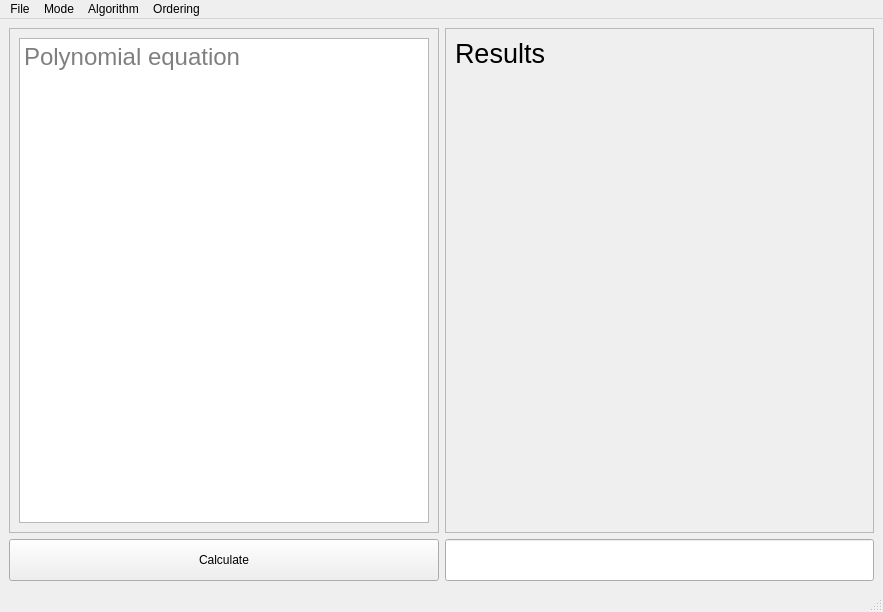
<?xml version="1.0" encoding="UTF-8"?>
<ui version="4.0">
 <class>Interface</class>
 <widget class="QMainWindow" name="Interface">
  <property name="geometry">
   <rect>
    <x>0</x>
    <y>0</y>
    <width>883</width>
    <height>612</height>
   </rect>
  </property>
  <property name="windowTitle">
   <string>Interface</string>
  </property>
  <widget class="QWidget" name="centralwidget">
   <property name="sizePolicy">
    <sizepolicy hsizetype="Expanding" vsizetype="Expanding">
     <horstretch>0</horstretch>
     <verstretch>0</verstretch>
    </sizepolicy>
   </property>
   <layout class="QVBoxLayout" name="verticalLayout">
    <item>
     <layout class="QGridLayout" name="gridLayout">
      <property name="sizeConstraint">
       <enum>QLayout::SetMinAndMaxSize</enum>
      </property>
      <item row="1" column="1">
       <widget class="QLineEdit" name="modInput">
        <property name="sizePolicy">
         <sizepolicy hsizetype="Expanding" vsizetype="Expanding">
          <horstretch>0</horstretch>
          <verstretch>1</verstretch>
         </sizepolicy>
        </property>
        <property name="text">
         <string/>
        </property>
        <property name="readOnly">
         <bool>true</bool>
        </property>
        <property name="placeholderText">
         <string/>
        </property>
       </widget>
      </item>
      <item row="0" column="0">
       <widget class="QScrollArea" name="leftScroll">
        <property name="widgetResizable">
         <bool>true</bool>
        </property>
        <widget class="QWidget" name="scrollAreaWidgetContents">
         <property name="geometry">
          <rect>
           <x>0</x>
           <y>0</y>
           <width>427</width>
           <height>498</height>
          </rect>
         </property>
         <property name="sizePolicy">
          <sizepolicy hsizetype="Expanding" vsizetype="Expanding">
           <horstretch>0</horstretch>
           <verstretch>0</verstretch>
          </sizepolicy>
         </property>
         <layout class="QGridLayout" name="gridLayout_2">
          <item row="0" column="0">
           <widget class="QTextEdit" name="systemInput">
            <property name="sizePolicy">
             <sizepolicy hsizetype="Expanding" vsizetype="Expanding">
              <horstretch>0</horstretch>
              <verstretch>12</verstretch>
             </sizepolicy>
            </property>
            <property name="font">
             <font>
              <pointsize>18</pointsize>
             </font>
            </property>
            <property name="placeholderText">
             <string>Polynomial equation</string>
            </property>
           </widget>
          </item>
         </layout>
        </widget>
       </widget>
      </item>
      <item row="1" column="0">
       <widget class="QPushButton" name="calculateBtn">
        <property name="sizePolicy">
         <sizepolicy hsizetype="Minimum" vsizetype="Expanding">
          <horstretch>0</horstretch>
          <verstretch>1</verstretch>
         </sizepolicy>
        </property>
        <property name="text">
         <string>Calculate</string>
        </property>
       </widget>
      </item>
      <item row="0" column="1">
       <widget class="QScrollArea" name="rightScroll">
        <property name="sizePolicy">
         <sizepolicy hsizetype="Expanding" vsizetype="Expanding">
          <horstretch>0</horstretch>
          <verstretch>12</verstretch>
         </sizepolicy>
        </property>
        <property name="widgetResizable">
         <bool>true</bool>
        </property>
        <widget class="QWidget" name="scrollAreaWidgetContents_2">
         <property name="geometry">
          <rect>
           <x>0</x>
           <y>0</y>
           <width>426</width>
           <height>498</height>
          </rect>
         </property>
         <property name="sizePolicy">
          <sizepolicy hsizetype="Expanding" vsizetype="Expanding">
           <horstretch>0</horstretch>
           <verstretch>0</verstretch>
          </sizepolicy>
         </property>
         <layout class="QGridLayout" name="gridLayout_3">
          <item row="0" column="0">
           <widget class="QLabel" name="outputLabel">
            <property name="sizePolicy">
             <sizepolicy hsizetype="Expanding" vsizetype="Expanding">
              <horstretch>0</horstretch>
              <verstretch>0</verstretch>
             </sizepolicy>
            </property>
            <property name="font">
             <font>
              <pointsize>20</pointsize>
             </font>
            </property>
            <property name="mouseTracking">
             <bool>true</bool>
            </property>
            <property name="tabletTracking">
             <bool>false</bool>
            </property>
            <property name="layoutDirection">
             <enum>Qt::LeftToRight</enum>
            </property>
            <property name="autoFillBackground">
             <bool>true</bool>
            </property>
            <property name="text">
             <string>Results</string>
            </property>
            <property name="alignment">
             <set>Qt::AlignLeading|Qt::AlignLeft|Qt::AlignTop</set>
            </property>
            <property name="margin">
             <number>10</number>
            </property>
           </widget>
          </item>
         </layout>
        </widget>
       </widget>
      </item>
     </layout>
    </item>
   </layout>
  </widget>
  <widget class="QMenuBar" name="menubar">
   <property name="geometry">
    <rect>
     <x>0</x>
     <y>0</y>
     <width>883</width>
     <height>22</height>
    </rect>
   </property>
   <widget class="QMenu" name="menuFile">
    <property name="title">
     <string>File</string>
    </property>
    <addaction name="quitAction"/>
   </widget>
   <widget class="QMenu" name="menuField">
    <property name="title">
     <string>Mode</string>
    </property>
    <addaction name="actionEquationGF2N"/>
    <addaction name="actionSystemGF2N"/>
    <addaction name="actionSystemZn"/>
   </widget>
   <widget class="QMenu" name="menu">
    <property name="title">
     <string>Algorithm</string>
    </property>
    <addaction name="actionBuch"/>
    <addaction name="actionBuchI"/>
   </widget>
   <widget class="QMenu" name="menu_2">
    <property name="title">
     <string>Ordering</string>
    </property>
    <addaction name="actionLEX"/>
    <addaction name="actionINVLEX"/>
    <addaction name="actionGRLEX"/>
    <addaction name="actionGREVLEX"/>
   </widget>
   <addaction name="menuFile"/>
   <addaction name="menuField"/>
   <addaction name="menu"/>
   <addaction name="menu_2"/>
  </widget>
  <widget class="QStatusBar" name="statusbar"/>
  <action name="quitAction">
   <property name="text">
    <string>Quit</string>
   </property>
   <property name="toolTip">
    <string>Quit</string>
   </property>
  </action>
  <action name="actionEquationGF2N">
   <property name="checkable">
    <bool>true</bool>
   </property>
   <property name="checked">
    <bool>true</bool>
   </property>
   <property name="text">
    <string>Equation, GF(2^n)</string>
   </property>
   <property name="toolTip">
    <string>Help to solve polynomial equation in GF(2^N)</string>
   </property>
  </action>
  <action name="actionSystemZn">
   <property name="checkable">
    <bool>true</bool>
   </property>
   <property name="text">
    <string>System, Z_n</string>
   </property>
   <property name="toolTip">
    <string>Find Grobner basis of system of polynomials over Z_n field (or ring)</string>
   </property>
  </action>
  <action name="actionBuch">
   <property name="checkable">
    <bool>true</bool>
   </property>
   <property name="checked">
    <bool>true</bool>
   </property>
   <property name="text">
    <string>Buchberger</string>
   </property>
   <property name="toolTip">
    <string>Buchberger regular algorithm</string>
   </property>
  </action>
  <action name="actionBuchI">
   <property name="checkable">
    <bool>true</bool>
   </property>
   <property name="text">
    <string>Buchberger improved</string>
   </property>
   <property name="toolTip">
    <string>Buchberger improved algorithm</string>
   </property>
  </action>
  <action name="actionLEX">
   <property name="checkable">
    <bool>true</bool>
   </property>
   <property name="checked">
    <bool>true</bool>
   </property>
   <property name="enabled">
    <bool>true</bool>
   </property>
   <property name="text">
    <string>LEX</string>
   </property>
   <property name="visible">
    <bool>true</bool>
   </property>
  </action>
  <action name="actionINVLEX">
   <property name="checkable">
    <bool>true</bool>
   </property>
   <property name="text">
    <string>INVLEX</string>
   </property>
  </action>
  <action name="actionGRLEX">
   <property name="checkable">
    <bool>true</bool>
   </property>
   <property name="text">
    <string>GRLEX</string>
   </property>
  </action>
  <action name="actionGREVLEX">
   <property name="checkable">
    <bool>true</bool>
   </property>
   <property name="enabled">
    <bool>true</bool>
   </property>
   <property name="text">
    <string>GREVLEX</string>
   </property>
  </action>
  <action name="actionSystemGF2N">
   <property name="checkable">
    <bool>true</bool>
   </property>
   <property name="text">
    <string>System, GF(2^N)</string>
   </property>
   <property name="toolTip">
    <string>Find Grobner basis of system of polynomials over GF(2^N)</string>
   </property>
  </action>
 </widget>
 <resources/>
 <connections/>
</ui>
